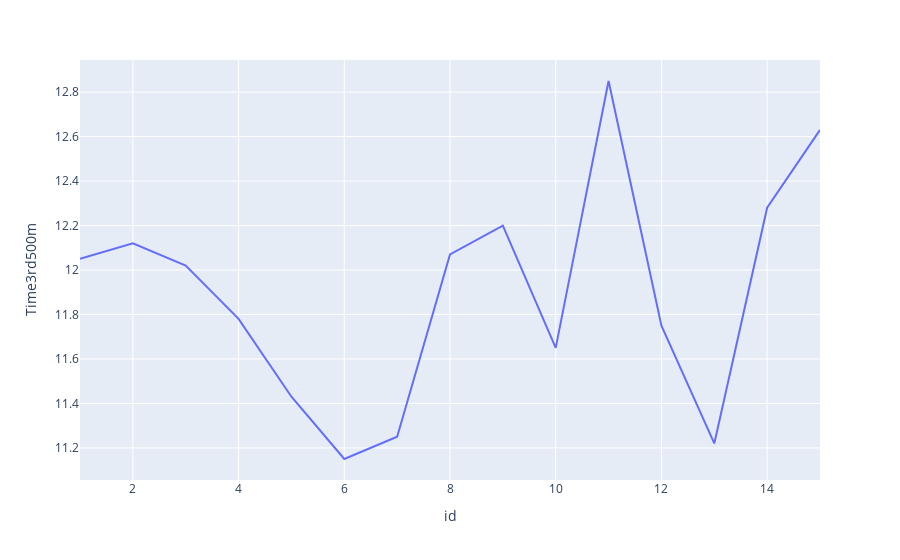

Here is the notebook cell this chart was saved with:
### Code cell
px.line(df_run, x='id', y='Time3rd500m')

### Figure 1 — Plotly figure (JSON) as saved in the notebook; plotly's stock layout.template omitted (floating-point values rounded to 4 significant figures)
{"data": [{"hovertemplate": "id=%{x}<br>Time3rd500m=%{y}<extra></extra>", "legendgroup": "", "line": {"color": "#636efa", "dash": "solid"}, "mode": "lines", "name": "", "orientation": "v", "showlegend": false, "type": "scatter", "x": [1, 2, 3, 4, 5, 6, 7, 8, 9, 10, 11, 12, 13, 14, 15], "xaxis": "x", "y": [12.05, 12.12, 12.02, 11.78, 11.43, 11.15, 11.25, 12.07, 12.2, 11.65, 12.85, 11.75, 11.22, 12.28, 12.63], "yaxis": "y"}], "layout": {"legend": {"tracegroupgap": 0}, "margin": {"t": 60}, "xaxis": {"anchor": "y", "domain": [0, 1], "title": {"text": "id"}}, "yaxis": {"anchor": "x", "domain": [0, 1], "title": {"text": "Time3rd500m"}}}}
